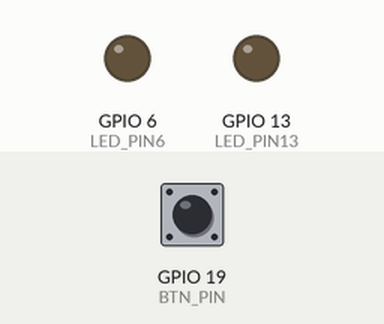
A program run on a simulated Raspberry Pi (BCM pin numbers). Parts: output pins drawn as LEDs (lit = HIGH). Dashed ring = blinking. The inputs (shaded band) are chosen by the test bench; at power-on: GPIO 19 (BTN_PIN) LOW.

Above: at 1.2 s.
1.3 s: GPIO 19 (BTN_PIN) pulled HIGH for 3.2 s
At 2.1 s:
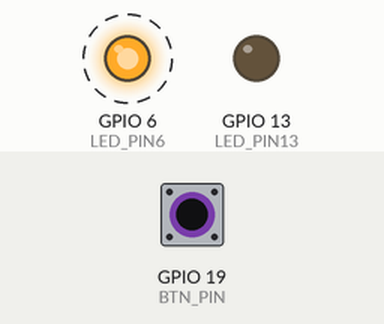
Timing chart, 0 to 5.8 s (numbered marks = the images above; inputs shaded):
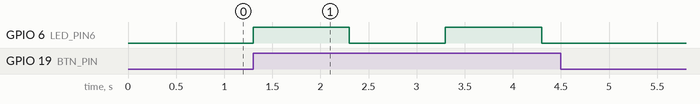

Measured:
- after the input at 1.3 s, GPIO 6 (LED_PIN6): alternates HIGH for 1.0 s and LOW for 1.0 s, 4 changes in all, then stays LOW, starting at once

The program:

4b.py
```python
#bron powerpoint van Hardware Interfacing periode 6 les 2
import RPi.GPIO as GPIO
import time

LED_PIN6 = 6
LED_PIN13 = 13
BTN_PIN = 19


GPIO.setmode(GPIO.BCM)
GPIO.setup(LED_PIN6, GPIO.OUT)
GPIO.setup(LED_PIN13, GPIO.OUT)
GPIO.setup(BTN_PIN, GPIO.IN, GPIO.PUD_DOWN)

#als de knop wordt ingedrukt gaat de led 1 seconde aan en 1 seconde uit
while True:
    buttonState = GPIO.input(BTN_PIN)

    if buttonState == GPIO.HIGH:
        GPIO.output(LED_PIN6, GPIO.HIGH)
        time.sleep(1)
        GPIO.output(LED_PIN6, GPIO.LOW)
        time.sleep(1)
    else:
        GPIO.output(LED_PIN6, GPIO.LOW)
```
